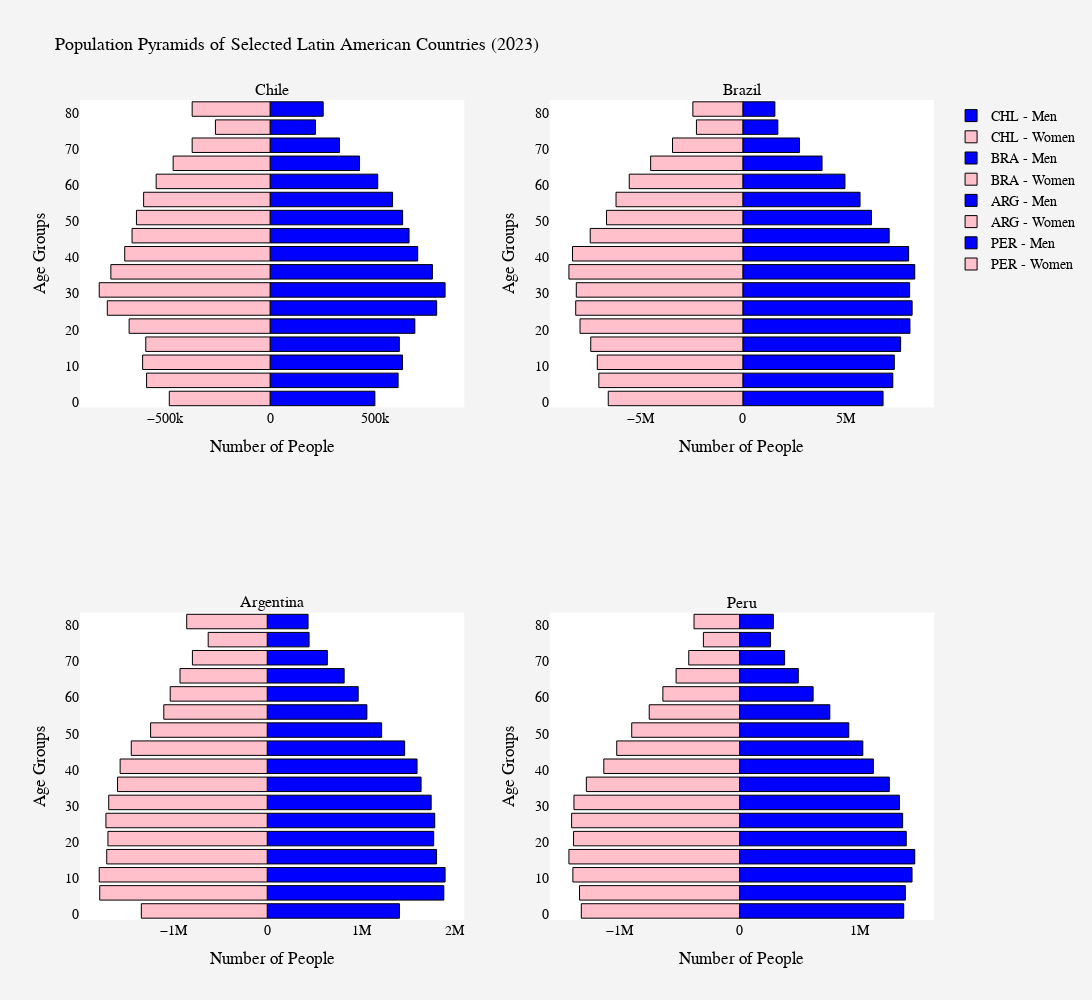

Notebook code for this chart:
### Code cell
# A figure comparing the population pyramids of various Operation Condor countries in 2023 (recent data)
    # Note: compare with the figure above to see the changes from 1980-2023

# Define multiple countries
country_choices = ["CHL", "BRA", "ARG", "PER"]
country_titles = ["Chile", "Brazil", "Argentina", "Peru"]

# Create a subplot layout (2 rows, 2 columns)
fig_4 = make_subplots(rows=2, cols=2, subplot_titles=country_titles)

# Loop through each country and generate its population pyramid
for i, (country, title) in enumerate(zip(country_choices, country_titles)):
    condor_countries = wbdata.get_dataframe(categories, country=country)

    # Extract male and female data
    male_data = condor_countries.loc[str(2023), :].filter(regex="Male").values
    female_data = -condor_countries.loc[str(2023), :].filter(regex="Female").values  # Negative for left alignment
    age_groups = [int(s[:2]) + 1 for s in ages]  # Convert age labels to integers

    # Determine subplot position
    row = i // 2 + 1
    col = i % 2 + 1

    # Add Male bar trace
    fig_4.add_trace(go.Bar(
        x=male_data,
        y=age_groups,
        orientation='h',
        name=f'{country} - Men',
        marker=dict(color='olive', line=dict(color='black', width=1)),
        hoverinfo='skip'
    ), row=row, col=col)

    # Add Female bar trace
    fig_4.add_trace(go.Bar(
        x=female_data,
        y=age_groups,
        orientation='h',
        name=f'{country} - Women',
        marker=dict(color='yellow', line=dict(color='black', width=1)),
        hoverinfo='skip'
    ), row=row, col=col)

 # Customize X and Y axis labels for each subplot
    fig_4.update_xaxes(title_text="Number of People", row=row, col=col)
    fig_4.update_yaxes(title_text="Age", row=row, col=col)

# Updated layout for aesthetics!
fig_4.update_layout(
    title="Population Pyramids of Selected Latin American Countries (2023)",
    title_font=dict(size=18, color='black'),
    barmode='overlay',
    width=1200,  # Adjust width
    height=1000,  # Adjust height
    paper_bgcolor='#f4f4f4',
    plot_bgcolor='#ffffff',
    font=dict(family="Arial, sans-serif", size=14, color="black"),
    showlegend=True
)

# Make the final figure
fig_4.show()

### Figure 1 — Plotly figure (JSON) as saved in the notebook; plotly's stock layout.template omitted (floating-point values rounded to 4 significant figures)
{"data": [{"hoverinfo": "skip", "marker": {"color": "blue", "line": {"color": "black", "width": 1}}, "name": "CHL - Men", "orientation": "h", "type": "bar", "x": [499497, 610220, 631358, 616013, 690037, 793927, 834125, 773666, 703612, 662342, 631789, 583889, 513041, 426389, 330819, 216319, 253115], "xaxis": "x", "y": [1, 6, 11, 16, 21, 26, 31, 36, 41, 46, 51, 56, 61, 66, 71, 76, 81], "yaxis": "y"}, {"hoverinfo": "skip", "marker": {"color": "pink", "line": {"color": "black", "width": 1}}, "name": "CHL - Women", "orientation": "h", "type": "bar", "x": [-480317, -588597, -607569, -592471, -671864, -775831, -814411, -758933, -692781, -657851, -637002, -602749, -542995, -462029, -371355, -260530, -371391], "xaxis": "x", "y": [1, 6, 11, 16, 21, 26, 31, 36, 41, 46, 51, 56, 61, 66, 71, 76, 81], "yaxis": "y"}, {"hoverinfo": "skip", "marker": {"color": "blue", "line": {"color": "black", "width": 1}}, "name": "BRA - Men", "orientation": "h", "type": "bar", "x": [6816811, 7290633, 7363354, 7671684, 8123635, 8229536, 8107738, 8359157, 8060566, 7113490, 6252678, 5697406, 4964556, 3850614, 2753262, 1700312, 1557629], "xaxis": "x2", "y": [1, 6, 11, 16, 21, 26, 31, 36, 41, 46, 51, 56, 61, 66, 71, 76, 81], "yaxis": "y2"}, {"hoverinfo": "skip", "marker": {"color": "pink", "line": {"color": "black", "width": 1}}, "name": "BRA - Women", "orientation": "h", "type": "bar", "x": [-6544038, -7001765, -7076314, -7395848, -7916483, -8126560, -8098401, -8456781, -8281868, -7420735, -6629255, -6166153, -5523358, -4482837, -3420327, -2256565, -2430382], "xaxis": "x2", "y": [1, 6, 11, 16, 21, 26, 31, 36, 41, 46, 51, 56, 61, 66, 71, 76, 81], "yaxis": "y2"}, {"hoverinfo": "skip", "marker": {"color": "blue", "line": {"color": "black", "width": 1}}, "name": "ARG - Men", "orientation": "h", "type": "bar", "x": [1408989, 1882511, 1895989, 1805165, 1774537, 1785580, 1747637, 1640079, 1597110, 1464950, 1219398, 1062536, 969758, 820092, 640804, 446349, 435496], "xaxis": "x3", "y": [1, 6, 11, 16, 21, 26, 31, 36, 41, 46, 51, 56, 61, 66, 71, 76, 81], "yaxis": "y3"}, {"hoverinfo": "skip", "marker": {"color": "pink", "line": {"color": "black", "width": 1}}, "name": "ARG - Women", "orientation": "h", "type": "bar", "x": [-1341640, -1785322, -1790819, -1710682, -1698011, -1719381, -1689393, -1595314, -1567877, -1449036, -1243297, -1102245, -1034084, -929671, -797329, -629105, -858214], "xaxis": "x3", "y": [1, 6, 11, 16, 21, 26, 31, 36, 41, 46, 51, 56, 61, 66, 71, 76, 81], "yaxis": "y3"}, {"hoverinfo": "skip", "marker": {"color": "blue", "line": {"color": "black", "width": 1}}, "name": "PER - Men", "orientation": "h", "type": "bar", "x": [1370861, 1384482, 1440423, 1463356, 1392057, 1362066, 1335400, 1250657, 1117326, 1029494, 912515, 753959, 614388, 490671, 376644, 259113, 282030], "xaxis": "x4", "y": [1, 6, 11, 16, 21, 26, 31, 36, 41, 46, 51, 56, 61, 66, 71, 76, 81], "yaxis": "y4"}, {"hoverinfo": "skip", "marker": {"color": "pink", "line": {"color": "black", "width": 1}}, "name": "PER - Women", "orientation": "h", "type": "bar", "x": [-1321007, -1336033, -1391364, -1424581, -1385686, -1401972, -1382513, -1279020, -1133262, -1025446, -900239, -754001, -639918, -529570, -423974, -301647, -379940], "xaxis": "x4", "y": [1, 6, 11, 16, 21, 26, 31, 36, 41, 46, 51, 56, 61, 66, 71, 76, 81], "yaxis": "y4"}], "layout": {"annotations": [{"font": {"size": 16}, "showarrow": false, "text": "Chile", "x": 0.225, "xanchor": "center", "xref": "paper", "y": 1, "yanchor": "bottom", "yref": "paper"}, {"font": {"size": 16}, "showarrow": false, "text": "Brazil", "x": 0.775, "xanchor": "center", "xref": "paper", "y": 1, "yanchor": "bottom", "yref": "paper"}, {"font": {"size": 16}, "showarrow": false, "text": "Argentina", "x": 0.225, "xanchor": "center", "xref": "paper", "y": 0.375, "yanchor": "bottom", "yref": "paper"}, {"font": {"size": 16}, "showarrow": false, "text": "Peru", "x": 0.775, "xanchor": "center", "xref": "paper", "y": 0.375, "yanchor": "bottom", "yref": "paper"}], "barmode": "overlay", "font": {"color": "black", "family": "Arial, sans-serif", "size": 14}, "height": 1000, "paper_bgcolor": "#f4f4f4", "plot_bgcolor": "#ffffff", "showlegend": true, "title": {"font": {"color": "black", "size": 18}, "text": "Population Pyramids of Selected Latin American Countries (2023)"}, "width": 1200, "xaxis": {"anchor": "y", "domain": [0, 0.45], "title": {"text": "Number of People"}}, "xaxis2": {"anchor": "y2", "domain": [0.55, 1], "title": {"text": "Number of People"}}, "xaxis3": {"anchor": "y3", "domain": [0, 0.45], "title": {"text": "Number of People"}}, "xaxis4": {"anchor": "y4", "domain": [0.55, 1], "title": {"text": "Number of People"}}, "yaxis": {"anchor": "x", "domain": [0.625, 1], "title": {"text": "Age Groups"}}, "yaxis2": {"anchor": "x2", "domain": [0.625, 1], "title": {"text": "Age Groups"}}, "yaxis3": {"anchor": "x3", "domain": [0, 0.375], "title": {"text": "Age Groups"}}, "yaxis4": {"anchor": "x4", "domain": [0, 0.375], "title": {"text": "Age Groups"}}}}
